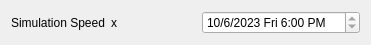
   <widget class="QWidget" name="horizontalLayoutWidget_2">
    <property name="geometry">
     <rect>
      <x>650</x>
      <y>10</y>
      <width>371</width>
      <height>41</height>
     </rect>
    </property>
    <layout class="QHBoxLayout" name="time_control">
     <item>
      <widget class="QLabel" name="simulation_speed_txt">
       <property name="text">
        <string>Simulation Speed</string>
       </property>
      </widget>
     </item>
     <item>
      <widget class="QLabel" name="simulation_speed_display">
       <property name="text">
        <string>x</string>
       </property>
      </widget>
     </item>
     <item>
      <spacer name="horizontalSpacer">
       <property name="orientation">
        <enum>Qt::Horizontal</enum>
       </property>
       <property name="sizeHint" stdset="0">
        <size>
         <width>30</width>
         <height>10</height>
        </size>
       </property>
      </spacer>
     </item>
     <item>
      <widget class="QDateTimeEdit" name="date_time_display">
       <property name="enabled">
        <bool>true</bool>
       </property>
       <property name="wrapping">
        <bool>false</bool>
       </property>
       <property name="readOnly">
        <bool>true</bool>
       </property>
       <property name="date">
        <date>
         <year>2023</year>
         <month>10</month>
         <day>6</day>
        </date>
       </property>
       <property name="time">
        <time>
         <hour>18</hour>
         <minute>0</minute>
         <second>0</second>
        </time>
       </property>
       <property name="displayFormat">
        <string>M/d/yyyy ddd h:mm AP</string>
       </property>
      </widget>
     </item>
    </layout>
   </widget>
